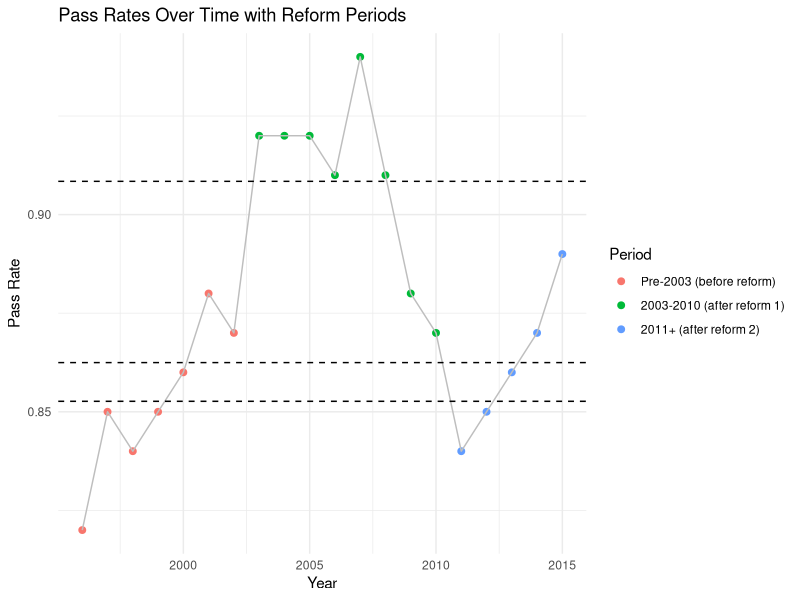
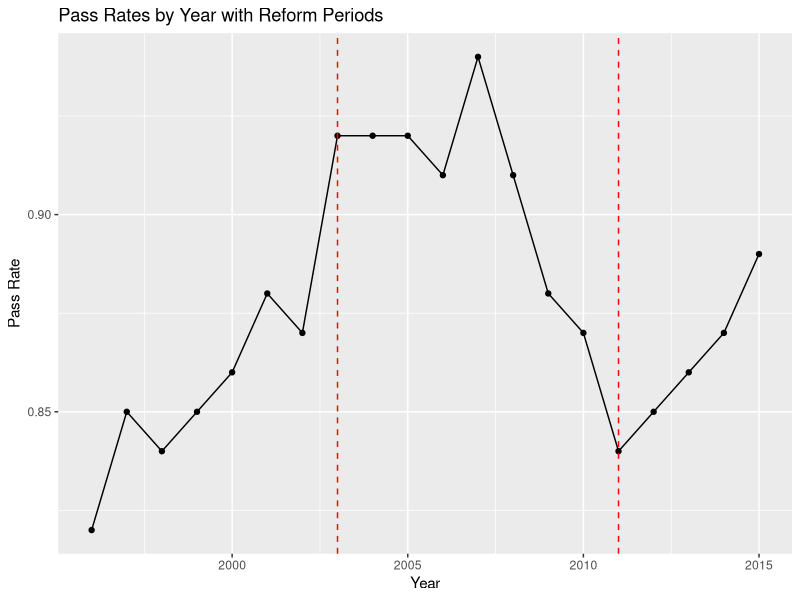
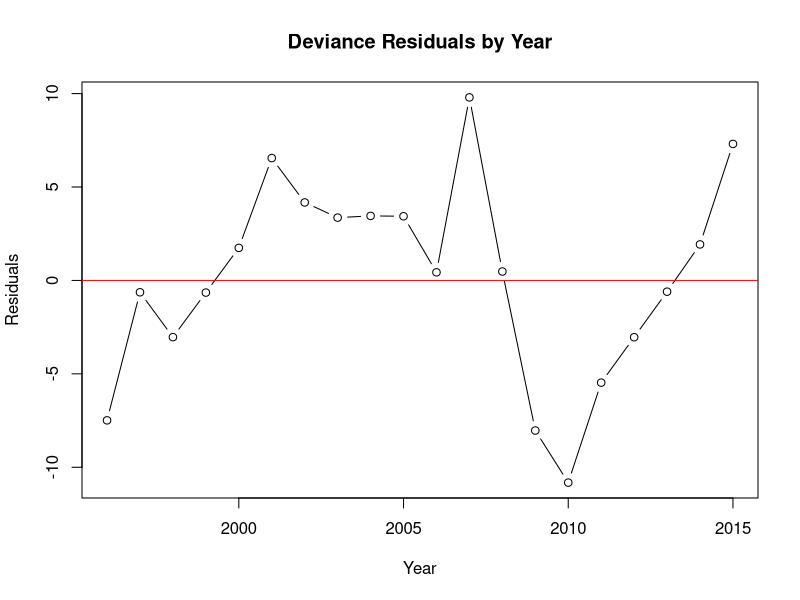
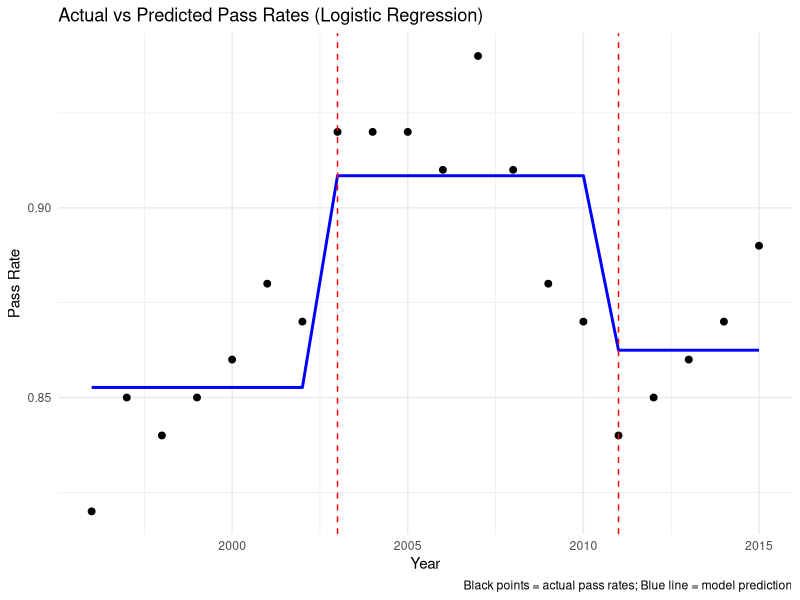

Here is the R script that generated these plots, in order:
## ---- chunk 1
library(dplyr)

data <- read.table("data.txt", header = TRUE)
## ---- chunk 2
# Load data
data <- read.table("data.txt", header = TRUE)

# Separate the 3 different reform periods up
data$Period <- cut(data$Year,
                   breaks = c(1995, 2002, 2010, 2020),
                   labels = c("Pre-2003 (before reform)", "2003-2010 (after reform 1)", "2011+ (after reform 2)"))

# Compute number passing (successes) and failing (failures)
data$Pass <- round(data$N * data$Pct)
data$Fail <- data$N - data$Pass

# Logistic regression: Passes vs. Fails across periods
model <- glm(cbind(Pass, Fail) ~ Period, family = binomial, data = data)
summary(model)

# Plot 
library(ggplot2)
pred <- data.frame(Period = levels(data$Period))
pred$fit <- predict(model, newdata = pred, type = "response")

ggplot(data, aes(x = Year, y = Pct, color = Period)) +
  geom_point(size = 2) +
  geom_line(aes(group = 1), color = "grey") +
  geom_hline(yintercept = pred$fit, linetype = "dashed", color = "black") +
  labs(title = "Pass Rates Over Time with Reform Periods",
       y = "Pass Rate", x = "Year") +
  theme_minimal()
## ---- chunk 3
aggregate(Pct ~ Period, data, mean)
aggregate(Pct ~ Period, data, sd)

## ---- chunk 4
# Logistic regression (using Pass vs Fail with Period as predictor)
model <- glm(cbind(Pass, Fail) ~ Period, family = binomial, data = data)

# Model summary
summary(model)

# Odds ratios and 95% CI
library(broom)

results <- tidy(model, exponentiate = TRUE, conf.int = TRUE)
results
## ---- chunk 5
ggplot(data, aes(x = Year, y = Pct)) +
  geom_point() +
  geom_line() +
  geom_vline(xintercept = c(2003, 2011), linetype = "dashed", color = "red") +
  labs(title = "Pass Rates by Year with Reform Periods",
       y = "Pass Rate", x = "Year")

## ---- chunk 6
res <- residuals(model, type="deviance")
plot(data$Year, res, type="b",
     main="Deviance Residuals by Year", xlab="Year", ylab="Residuals")
abline(h=0, col="red")

## ---- chunk 7
qb_model <- glm(cbind(Pass, Fail) ~ Period,
                family = quasibinomial, data = data)
summary(qb_model)$dispersion   # >1 means overdispersion

## ---- chunk 8
# Logistic regression fit
logit_mod <- glm(cbind(Pass, Fail) ~ Period,
                 family = binomial, data = data)

# Add predicted probabilities to dataset
data$fit <- predict(logit_mod, type = "response")

# Plot actual vs fitted (within each year)
ggplot(data, aes(x = Year)) +
  geom_point(aes(y = Pct), size=2, color="black") +   # actual data
  geom_line(aes(y = fit, group = 1), color="blue", size=1) +  # fitted values
  geom_vline(xintercept = c(2003, 2011), linetype="dashed", color="red") +
  labs(title = "Actual vs Predicted Pass Rates (Logistic Regression)",
       x = "Year", y = "Pass Rate",
       caption = "Black points = actual pass rates; Blue line = model prediction") +
  theme_minimal()
